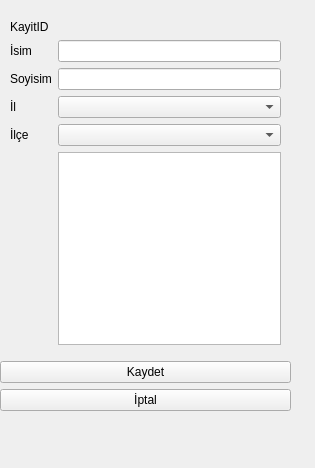
<?xml version="1.0" encoding="UTF-8"?>
<ui version="4.0">
 <class>Form</class>
 <widget class="QWidget" name="Form">
  <property name="geometry">
   <rect>
    <x>0</x>
    <y>0</y>
    <width>315</width>
    <height>468</height>
   </rect>
  </property>
  <property name="windowTitle">
   <string>Form</string>
  </property>
  <widget class="QWidget" name="gridLayoutWidget">
   <property name="geometry">
    <rect>
     <x>0</x>
     <y>10</y>
     <width>291</width>
     <height>401</height>
    </rect>
   </property>
   <layout class="QGridLayout" name="gridLayout">
    <item row="2" column="0">
     <widget class="QPushButton" name="btcancel">
      <property name="text">
       <string>İptal</string>
      </property>
     </widget>
    </item>
    <item row="0" column="0">
     <layout class="QFormLayout" name="formLayout">
      <property name="leftMargin">
       <number>10</number>
      </property>
      <property name="topMargin">
       <number>10</number>
      </property>
      <property name="rightMargin">
       <number>10</number>
      </property>
      <property name="bottomMargin">
       <number>10</number>
      </property>
      <item row="2" column="0">
       <widget class="QLabel" name="isim_label">
        <property name="text">
         <string>İsim</string>
        </property>
       </widget>
      </item>
      <item row="2" column="1">
       <widget class="QLineEdit" name="isim"/>
      </item>
      <item row="4" column="0">
       <widget class="QLabel" name="soyisim_label">
        <property name="text">
         <string>Soyisim</string>
        </property>
       </widget>
      </item>
      <item row="4" column="1">
       <widget class="QLineEdit" name="soyisim"/>
      </item>
      <item row="5" column="0">
       <widget class="QLabel" name="il_label">
        <property name="text">
         <string>İl</string>
        </property>
       </widget>
      </item>
      <item row="5" column="1">
       <widget class="QComboBox" name="cmbil"/>
      </item>
      <item row="6" column="0">
       <widget class="QLabel" name="ilce_label">
        <property name="text">
         <string>İlçe</string>
        </property>
       </widget>
      </item>
      <item row="6" column="1">
       <widget class="QComboBox" name="cmbilce"/>
      </item>
      <item row="7" column="1">
       <widget class="QListView" name="listView"/>
      </item>
      <item row="1" column="1">
       <widget class="QLabel" name="kayitID">
        <property name="text">
         <string/>
        </property>
       </widget>
      </item>
      <item row="1" column="0">
       <widget class="QLabel" name="label">
        <property name="text">
         <string>KayitID</string>
        </property>
       </widget>
      </item>
     </layout>
    </item>
    <item row="1" column="0">
     <widget class="QPushButton" name="btsave">
      <property name="text">
       <string>Kaydet</string>
      </property>
     </widget>
    </item>
   </layout>
  </widget>
 </widget>
 <resources/>
 <connections/>
</ui>
